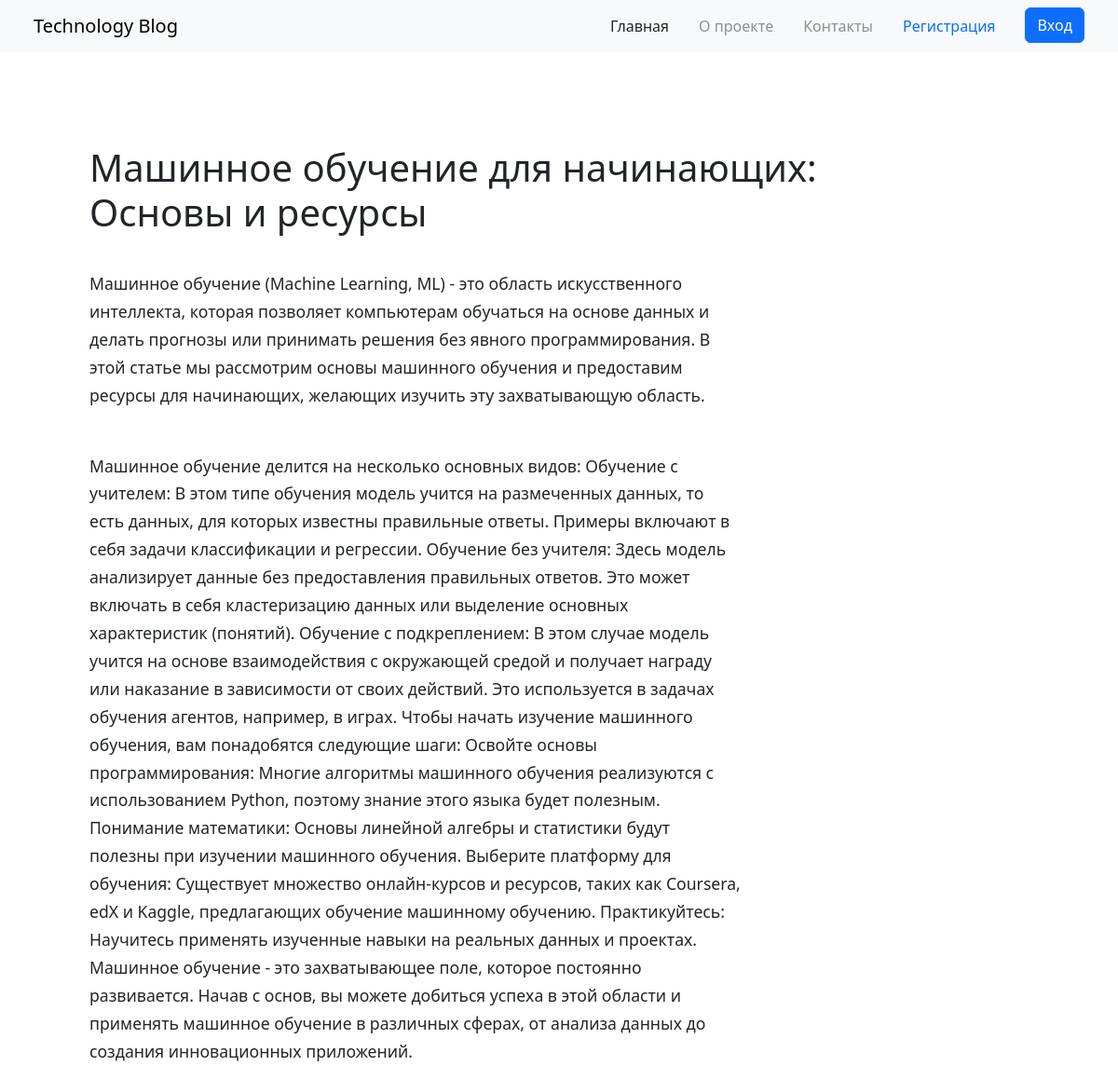
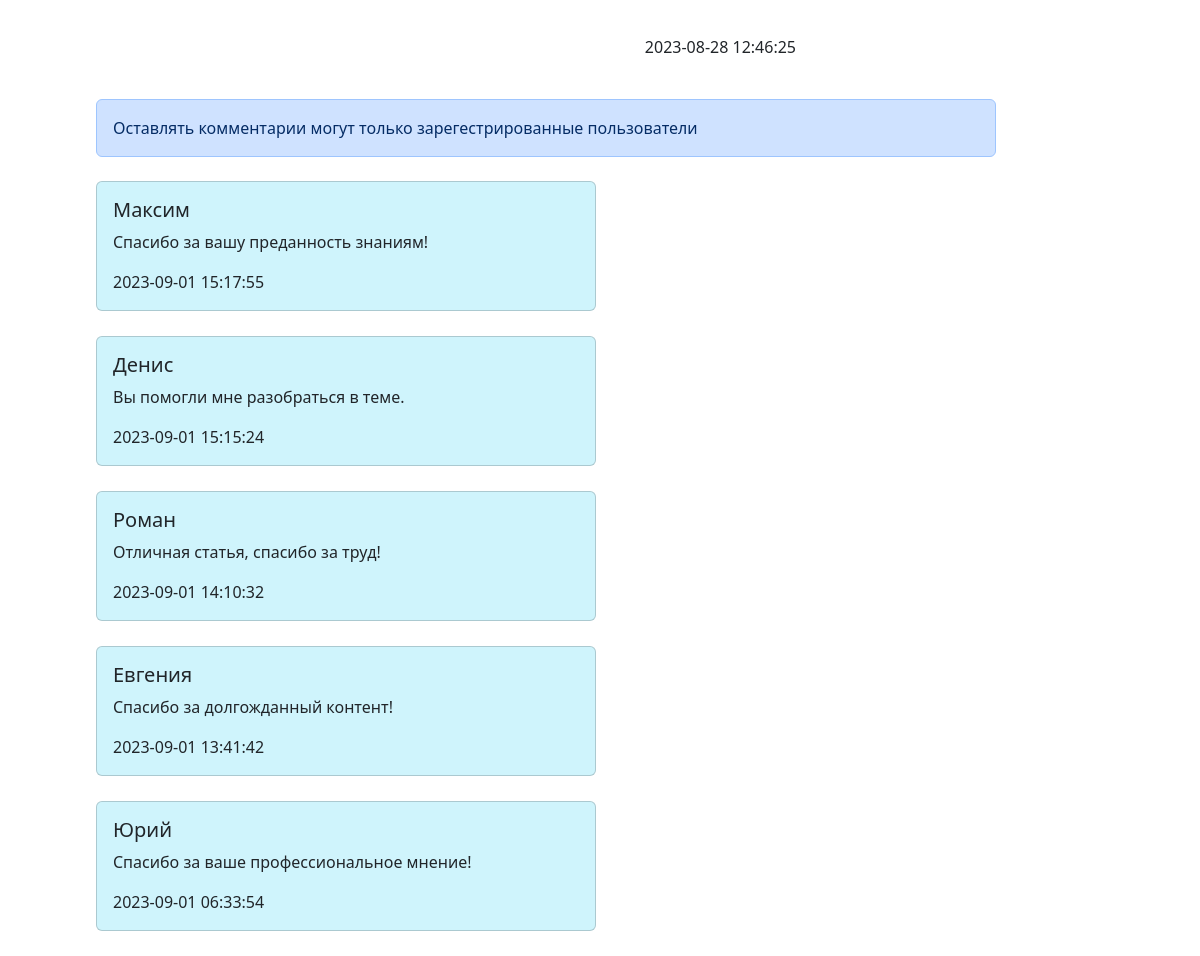
/article.php?article=16, run on the app's committed database (2 pictures, top to bottom).
### tables this page shows
CREATE TABLE `articles` (
  `id` int(10) UNSIGNED NOT NULL,
  `header` varchar(255) NOT NULL,
  `short_desc` varchar(1024) NOT NULL,
  `description` varchar(4092) NOT NULL,
  `date` timestamp NOT NULL
);

CREATE TABLE `comments` (
  `id_comment` int(10) UNSIGNED NOT NULL,
  `name` varchar(255) NOT NULL,
  `text` varchar(2048) NOT NULL,
  `date` timestamp NOT NULL DEFAULT CURRENT_TIMESTAMP,
  `article_id` int(10) UNSIGNED NOT NULL
);

### app/class/Database.php (called while the page is built, shortened)
<?php
class Database
{
    private $host = "localhost";
    private $db = "blog_db";
    private $user = "root";
    private $password = "";
    private $opt = [
        PDO::ATTR_DEFAULT_FETCH_MODE => PDO::FETCH_ASSOC
    ];
    public function __construct()
    {
        $this->dsn = "mysql:host=$this->host;dbname=$this->db";
        $this->db = new PDO($this->dsn, $this->user, $this->password, $this->opt);
    }
    private function get_queryDb(string $query, ...$params)
    {
        $stmt = $this->db->prepare($query);
        $stmt->execute($params);
        return $stmt->fetchAll();
    }
    public function get_article($id): array
    {
        $result = $this->get_queryDb("SELECT `header`, `short_desc`, `description`, `date` FROM `articles` WHERE `id` = ?", $id);
        return $result[0];
    }
    public function get_comments($article_id): array
    {
        return $this->get_queryDb("SELECT `name`, `text`, `date` FROM `comments` WHERE `article_id` = ? ORDER BY `date` DESC", $article_id);
    }
}

### article.php (the view, shortened to what this page needs)
<?php
require_once "app/class/Database.php";
$db = new Database();
if (!empty($_GET["article"])) {
    $article_id = $_GET["article"];
    $article = $db->get_article($article_id);
}
$comments = $db->get_comments($article_id);
require_once "app/default/header.php";
?>
<div class="d-flex flex-column article__container">
    <h1 class="display-6"><?= $article["header"] ?></h1>
    <div class="d-flex flex-column article__text-container">
        <p class="article__text"><?= $article["short_desc"] ?></p>
        <p class="article__text"><?= $article["description"] ?></p>
        <p class="article__date"><?= $article["date"] ?></p>
    </div>
    <?php if (isset($_SESSION["access"])) : ?>
        <form class="article__comment-form" action="<?= $_SERVER["REQUEST_URI"] ?>" method="post">
            <div class="mb-3">
                <label for="exampleFormControlTextarea1" class="form-label">Ваше имя</label>
                <input type="form-control" class="form-control" id="exampleFormControlTextarea1" placeholder="Имя" name="name_comment">
            </div>
            <div class="mb-3">
                <label for="exampleFormControlTextarea2" class="form-label">Текст комментария</label>
                <textarea class="form-control" id="exampleFormControlTextarea2" rows="3" placeholder="Текст..." name="text_comment"></textarea>
            </div>
            <button type="submit" class="btn btn-primary">Отправить</button>
        </form>
    <?php else : ?>
        <p class="alert alert-primary my-4">Оставлять комментарии могут только зарегестрированные пользователи</p>
    <?php endif; ?>
    <?php foreach ($comments as $comment) : ?>
        <div class="card bg-info-subtle article__comment-item">
            <div class="card-body">
                <h5 class="card-title"><?= $comment["name"] ?></h5>
                <p class="card-text"><?= $comment["text"] ?></p>
                <p class="card-text"><?= $comment["date"] ?></p>
            </div>
        </div>
    <?php endforeach; ?>
</div>
<?php
require_once "app/default/footer.php";

### public/css/style.css (style rules this page uses)
.article__container { margin-top: 100px !important; margin-left: 8% !important; margin-right: 8% !important; max-width: 900px !important; }
.article__text-container { max-width: 700px !important; }
.article__text { margin-top: 30px !important; font-size: 1.1rem !important; line-height: 1.7 !important; }
.article__date { margin-left: auto !important; margin-top: 20px !important; }
.article__comment-item { margin-bottom: 25px !important; max-width: 500px !important; }

### data on the page
articles: header "Машинное обучение для начинающих: Основы и ресурсы", short_desc "Машинное обучение (Machine Learning, ML) - это область искусственного интеллекта, которая позволяет компьютерам обучаться на основе данных и делать прогнозы или принимать решения без явного программирования. В этой статье мы рассмотрим основы машинного обучения и предоставим ресурсы для начинающих, желающих изучить эту захватывающую область.", description "Машинное обучение делится на несколько основных видов: Обучение с учителем: В этом типе обучения модель учится на размеченных данных, то есть данных, для которых известны правильные ответы. Примеры включают в себя задачи классификации и регрессии. Обучение без учителя: Здесь модель анализирует данные без предоставления правильных ответов. Это может включать в себя кластеризацию данных или выделение основных характеристик (понятий). Обучение с подкреплением: В этом случае модель учится на основе взаимодействия с окружающей средой и получает награду или наказание в зависимости от своих действий. Это используется в задачах обучения агентов, например, в играх. Чтобы начать изучение машинного…", date "2023-08-28 12:46:25"
comments: name "Максим", text "Спасибо за вашу преданность знаниям!", date "2023-09-01 15:17:55"
comments: name "Денис", text "Вы помогли мне разобраться в теме.", date "2023-09-01 15:15:24"
comments: name "Роман", text "Отличная статья, спасибо за труд!", date "2023-09-01 14:10:32"
comments: name "Евгения", text "Спасибо за долгожданный контент!", date "2023-09-01 13:41:42"
comments: name "Юрий", text "Спасибо за ваше профессиональное мнение!", date "2023-09-01 06:33:54"
